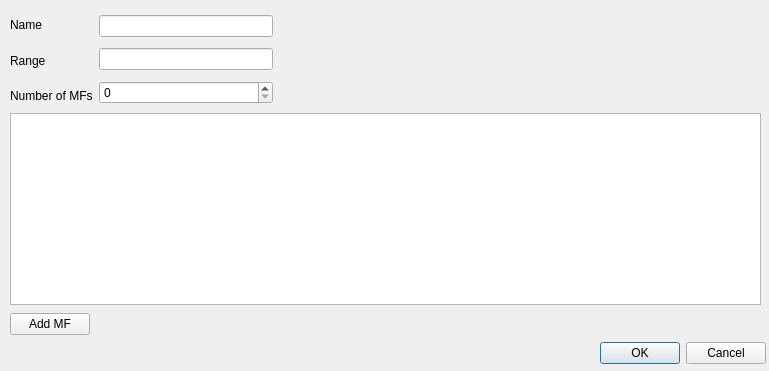
<?xml version="1.0" encoding="UTF-8"?>
<ui version="4.0">
 <class>outputDialog</class>
 <widget class="QDialog" name="outputDialog">
  <property name="geometry">
   <rect>
    <x>0</x>
    <y>0</y>
    <width>769</width>
    <height>371</height>
   </rect>
  </property>
  <property name="windowTitle">
   <string>Dialog</string>
  </property>
  <widget class="QWidget" name="layoutWidget">
   <property name="geometry">
    <rect>
     <x>10</x>
     <y>10</y>
     <width>263</width>
     <height>101</height>
    </rect>
   </property>
   <layout class="QHBoxLayout" name="horizontalLayout">
    <item>
     <layout class="QVBoxLayout" name="verticalLayout_2">
      <item>
       <widget class="QLabel" name="label">
        <property name="text">
         <string>Name</string>
        </property>
       </widget>
      </item>
      <item>
       <widget class="QLabel" name="label_2">
        <property name="text">
         <string>Range</string>
        </property>
       </widget>
      </item>
      <item>
       <widget class="QLabel" name="label_3">
        <property name="text">
         <string>Number of MFs</string>
        </property>
       </widget>
      </item>
     </layout>
    </item>
    <item>
     <layout class="QVBoxLayout" name="verticalLayout">
      <item>
       <widget class="QLineEdit" name="outname"/>
      </item>
      <item>
       <widget class="QLineEdit" name="outrange"/>
      </item>
      <item>
       <widget class="QSpinBox" name="numMFs">
        <property name="maximum">
         <number>9999999</number>
        </property>
       </widget>
      </item>
     </layout>
    </item>
   </layout>
  </widget>
  <widget class="QTableWidget" name="outMFtable">
   <property name="geometry">
    <rect>
     <x>10</x>
     <y>113</y>
     <width>751</width>
     <height>192</height>
    </rect>
   </property>
   <attribute name="horizontalHeaderDefaultSectionSize">
    <number>150</number>
   </attribute>
  </widget>
  <widget class="QWidget" name="layoutWidget_2">
   <property name="geometry">
    <rect>
     <x>10</x>
     <y>310</y>
     <width>701</width>
     <height>29</height>
    </rect>
   </property>
   <layout class="QHBoxLayout" name="horizontalLayout_2">
    <item>
     <widget class="QPushButton" name="addMF">
      <property name="text">
       <string>Add MF</string>
      </property>
     </widget>
    </item>
    <item>
     <spacer name="horizontalSpacer">
      <property name="orientation">
       <enum>Qt::Horizontal</enum>
      </property>
      <property name="sizeHint" stdset="0">
       <size>
        <width>40</width>
        <height>20</height>
       </size>
      </property>
     </spacer>
    </item>
   </layout>
  </widget>
  <widget class="QDialogButtonBox" name="buttonBox">
   <property name="geometry">
    <rect>
     <x>590</x>
     <y>340</y>
     <width>176</width>
     <height>27</height>
    </rect>
   </property>
   <property name="standardButtons">
    <set>QDialogButtonBox::Cancel|QDialogButtonBox::Ok</set>
   </property>
  </widget>
 </widget>
 <resources/>
 <connections/>
</ui>
